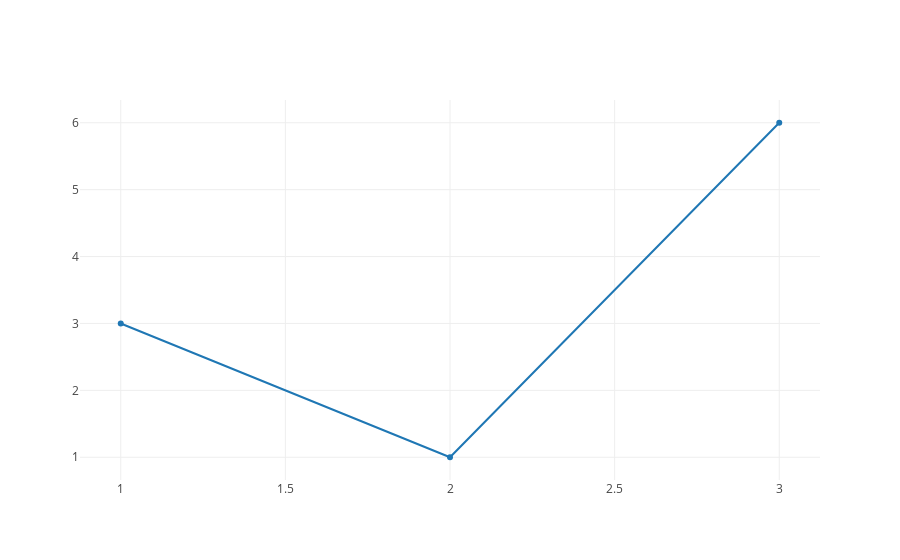
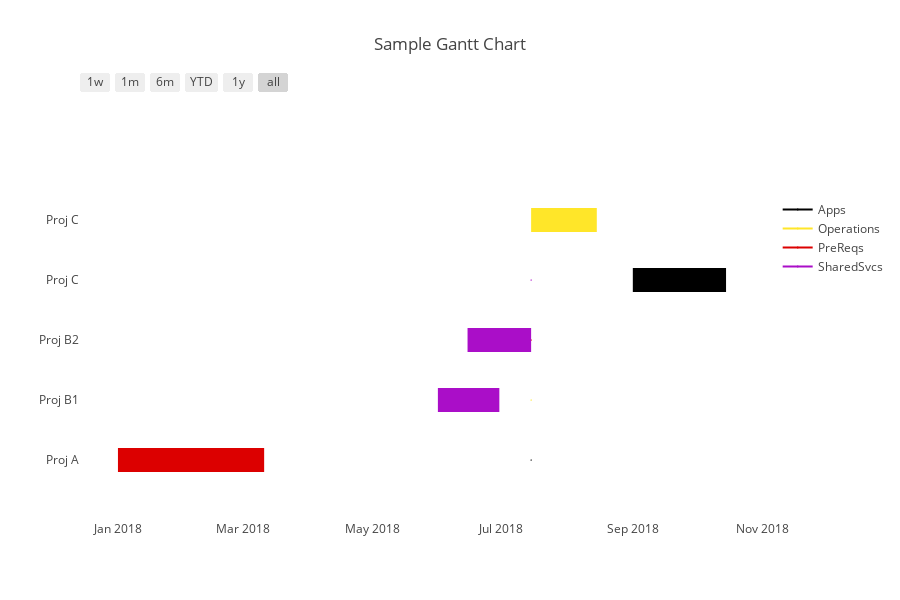

Notebook code cell kept with these figures, in order:
### Code cell
# new test 
#  tutorial  https://plot.ly/python/ipython-notebook-tutorial/


import platform
import IPython
import datetime
import pandas as pd
import numpy as np  
import plotly.plotly as py
import plotly.graph_objs as go
import plotly.figure_factory as ff

from plotly import __version__
from plotly.offline import download_plotlyjs, init_notebook_mode, plot, iplot


GC_TITLE="Project TimeLine 2018-2023 By Category"
CHART_HEIGHT=2000
CHART_WIDTH=2750

INPUT_MODELS="/devel/py35-work/data/scenario-inputs-12.xlsx"

#init_notebook_mode(connected=True)
#plot([go.Scatter(x=[1, 2, 3], y=[3, 1, 6])])

# displays  in  notebook -  WORKED  
init_notebook_mode(connected=True)


# Exercise  Line Chart  Type
iplot([{"x": [1, 2, 3], "y": [3, 1, 6]}])


print("Loaded a few libraries ...")
print("python  version " + platform.python_version())
print("IPython version is {} -> okay".format(IPython.version_info))
print("Plotly  version: " + __version__)
print("Pandas  version: " + pd.__version__)
print("Numpy   version: " + np.__version__)

#
#  Excercise  Table Chaart
#df = pd.read_csv("/devel/py35-work/data/school_earnings.csv")
#table = ff.create_table(df)
#iplot(table, filename='jupyter-table1')


#
#  Exercise  Gantt Chart  Type/ Create List of Dictionaries
gc_data = [dict(Task="Proj A",  Start='2018-01-01', Finish='2018-03-11',  Resource='PreReqs'),
           dict(Task="Proj B1", Start='2018-06-01', Finish='2018-06-30', Resource='SharedSvcs'),
           dict(Task="Proj B2", Start='2018-06-15', Finish='2018-07-15', Resource='SharedSvcs'),
           dict(Task="Proj C",  Start='2018-09-01', Finish='2018-10-15',  Resource='Apps'),
           dict(Task="Proj C",  Start='2018-07-15', Finish='2018-08-15',  Resource='Operations')]  
colors = dict(PreReqs    = 'rgb(220, 0, 0)',
              SharedSvcs  = 'rgb(170, 14, 200)',
              Apps       = 'rgb(0, 0, 0)',
              Operations = (1, 0.9, 0.16))

fig = ff.create_gantt(gc_data, colors=colors, index_col='Resource', show_colorbar=True,title="Sample Gantt Chart")
iplot(fig, filename='gantt-dictionary-colors')


#print("\n** See Chart At https://plot.ly/~mbisignani/0\n" )

t1 = datetime.datetime.now()
print("Loading Project Catalog using Excel " + INPUT_MODELS)
excel_file = INPUT_MODELS
projc = pd.read_excel(excel_file, sheet_name="ProjectCatalog", index_col=0,skiprows=0)
t2 = datetime.datetime.now()
print("Loaded Project Catalog in " + str((t2-t1).total_seconds()) +  " seconds" ) 


print("Column headings:")
print(projc.columns)
print(projc.index)

gantt_df= projc[ ['PTsrt','ProjectBase','ProjectAlias','AppCode','xkey','ProjectType','QStart','QEnd'] ]


# Drop Undefined Projects /  
df1= gantt_df[gantt_df['QStart'].notnull()]

#print(type(df1))


#df2 = df1.sort_values(by=['PTsrt', 'ProjectBase','ProjectAlias'], ascending=[True, True,True])

df2 = df1.sort_values(by=['PTsrt', 'ProjectBase','ProjectAlias'], ascending=[True, True,True])

# Build the new chart, 
gchart_data = []
for index, proj_row in df2.iterrows():
 
   #dict1 ={'Task': str(proj_row['xkey']) + "::" + str(proj_row['ProjectAlias']), 
   #        'Start':proj_row['QStart'], 
   #        'Finish':proj_row['QEnd'],  
   #        'Resource':proj_row['ProjectType']}
    
   dict1 ={'Task': proj_row['ProjectType']+"::" + str(proj_row['ProjectBase']), 
           'Start':proj_row['QStart'], 
           'Finish':proj_row['QEnd'],  
           'Resource':proj_row['ProjectType']}    
    
   #  add to list 
   gchart_data.append(dict1)       


#https://www.rapidtables.com/web/color/cyan-color.html
colors2 = dict(PreReqs      = 'rgb(255,165,0)',
               SSvcs        = 'rgb(75,0,130)',
               Apps         = 'rgb(32,178,170)',  
               Ops1         = 'rgb(0, 0, 255)',
               Ops2         = 'rgb(0, 0, 255)')


#reverse_colors=True
#create chart using newly created data list 

fig_gc = ff.create_gantt(gchart_data, colors=colors2, index_col='Resource',  
                         bar_width=0.4,width=CHART_WIDTH, height=CHART_HEIGHT,
                         show_colorbar=True,showgrid_x=True, showgrid_y=True,title=GC_TITLE,group_tasks=True)

fig_gc['layout'].update(autosize=False, 
                        margin=dict(l=170),
                        titlefont=dict(size=20),
                        plot_bgcolor='rgb(240,240,240)',
                        hoverlabel=dict(bgcolor='rgb(100,100,100)'),
                        xaxis=dict(title='X Axis Title',showspikes=True))


#yaxis=dict(visible=True,showspikes=True)

#                                   titlefont=dict(size=25,color='rgb(255,0,0)')),
#                       
#                                   titlefont=dict(size=25,color='rgb(255,0,0)')
  
#create chart using newly created data list 
# paper_bgcolor='rgb(255,250,205)',
# group_tasks=True

plot(fig_gc, filename='gantt-projects.html')


#  Excercise  Table Chart
#df = pd.read_csv("/devel/py35-work/data/school_earnings.csv")
#table1 = ff.create_table(df)
#iplot(table1, filename='jupyter-table1')

### Figure 1 — Plotly figure (JSON) as saved in the notebook; plotly's stock layout.template omitted (floating-point values rounded to 4 significant figures)
{"data": [{"type": "scatter", "uid": "75862a0a-b51c-11e8-a3fa-a82066549063", "x": [1, 2, 3], "y": [3, 1, 6]}], "layout": {}}

### Figure 2 — Plotly figure (JSON) as saved in the notebook; plotly's stock layout.template omitted (floating-point values rounded to 4 significant figures)
{"data": [{"marker": {"color": "white"}, "name": "", "type": "scatter", "uid": "759d96c2-b51c-11e8-b018-a82066549063", "x": ["2018-01-01", "2018-03-11"], "y": [0, 0]}, {"marker": {"color": "white"}, "name": "", "type": "scatter", "uid": "759d98a2-b51c-11e8-a40a-a82066549063", "x": ["2018-06-01", "2018-06-30"], "y": [1, 1]}, {"marker": {"color": "white"}, "name": "", "type": "scatter", "uid": "759d99ba-b51c-11e8-9124-a82066549063", "x": ["2018-06-15", "2018-07-15"], "y": [2, 2]}, {"marker": {"color": "white"}, "name": "", "type": "scatter", "uid": "759d9adc-b51c-11e8-9e02-a82066549063", "x": ["2018-09-01", "2018-10-15"], "y": [3, 3]}, {"marker": {"color": "white"}, "name": "", "type": "scatter", "uid": "759d9bcc-b51c-11e8-9d73-a82066549063", "x": ["2018-07-15", "2018-08-15"], "y": [4, 4]}, {"hoverinfo": "none", "marker": {"color": "rgb(0, 0, 0)", "size": 1}, "name": "Apps", "showlegend": true, "type": "scatter", "uid": "759d9cba-b51c-11e8-971c-a82066549063", "x": ["2018-07-15", "2018-07-15"], "y": [0, 0]}, {"hoverinfo": "none", "marker": {"color": "rgb(255, 230, 41)", "size": 1}, "name": "Operations", "showlegend": true, "type": "scatter", "uid": "759d9da2-b51c-11e8-bb22-a82066549063", "x": ["2018-07-15", "2018-07-15"], "y": [1, 1]}, {"hoverinfo": "none", "marker": {"color": "rgb(220, 0, 0)", "size": 1}, "name": "PreReqs", "showlegend": true, "type": "scatter", "uid": "759d9e88-b51c-11e8-8256-a82066549063", "x": ["2018-07-15", "2018-07-15"], "y": [2, 2]}, {"hoverinfo": "none", "marker": {"color": "rgb(170, 14, 200)", "size": 1}, "name": "SharedSvcs", "showlegend": true, "type": "scatter", "uid": "759d9f78-b51c-11e8-a4cb-a82066549063", "x": ["2018-07-15", "2018-07-15"], "y": [3, 3]}], "layout": {"height": 600, "hovermode": "closest", "shapes": [{"fillcolor": "rgb(220, 0, 0)", "line": {"width": 0}, "opacity": 1, "type": "rect", "x0": "2018-01-01", "x1": "2018-03-11", "xref": "x", "y0": -0.2, "y1": 0.2, "yref": "y"}, {"fillcolor": "rgb(170, 14, 200)", "line": {"width": 0}, "opacity": 1, "type": "rect", "x0": "2018-06-01", "x1": "2018-06-30", "xref": "x", "y0": 0.8, "y1": 1.2, "yref": "y"}, {"fillcolor": "rgb(170, 14, 200)", "line": {"width": 0}, "opacity": 1, "type": "rect", "x0": "2018-06-15", "x1": "2018-07-15", "xref": "x", "y0": 1.8, "y1": 2.2, "yref": "y"}, {"fillcolor": "rgb(0, 0, 0)", "line": {"width": 0}, "opacity": 1, "type": "rect", "x0": "2018-09-01", "x1": "2018-10-15", "xref": "x", "y0": 2.8, "y1": 3.2, "yref": "y"}, {"fillcolor": "rgb(255, 230, 41)", "line": {"width": 0}, "opacity": 1, "type": "rect", "x0": "2018-07-15", "x1": "2018-08-15", "xref": "x", "y0": 3.8, "y1": 4.2, "yref": "y"}], "showlegend": true, "title": "Sample Gantt Chart", "width": 900, "xaxis": {"rangeselector": {"buttons": [{"count": 7, "label": "1w", "step": "day", "stepmode": "backward"}, {"count": 1, "label": "1m", "step": "month", "stepmode": "backward"}, {"count": 6, "label": "6m", "step": "month", "stepmode": "backward"}, {"count": 1, "label": "YTD", "step": "year", "stepmode": "todate"}, {"count": 1, "label": "1y", "step": "year", "stepmode": "backward"}, {"step": "all"}]}, "showgrid": false, "type": "date", "zeroline": false}, "yaxis": {"autorange": false, "range": [-1, 6], "showgrid": false, "ticktext": ["Proj A", "Proj B1", "Proj B2", "Proj C", "Proj C"], "tickvals": [0, 1, 2, 3, 4], "zeroline": false}}}
